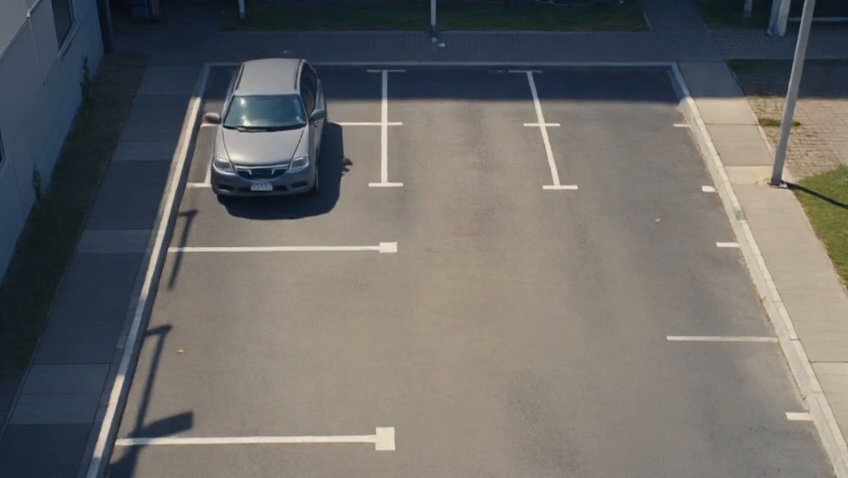
#> input picture frame 29 of public/car_demo.mp4, 848 x 478 px
$ python tempCodeRunnerFile.py
#> lines starting #> are read from the running program, lines starting #| are printed output that depends on the picture
import cv2
import time
import datetime

video_path = "public/car_demo.mp4"
cap = cv2.VideoCapture(video_path)

fgbg = cv2.createBackgroundSubtractorMOG2(history=500, varThreshold=50, detectShadows=False)

slot_region = (110, 70, 400, 300)
motion_threshold = 5000
stable_frames_to_mark_in = 15

status = "OUT"
motion_counter = 0
stop_counter = 0

while cap.isOpened():
    ret, frame = cap.read()
#> frame is the input picture: shape (478, 848, 3); mean B, G, R 103.5, 105.8, 107
    if not ret:
        break

    x, y, w, h = slot_region
    slot_frame = frame[y:y+h, x:x+w]
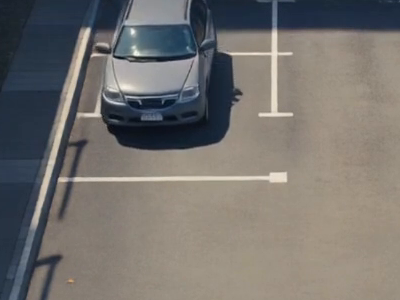
#> slot_frame: shape (300, 400, 3); mean B, G, R 110.6, 114.1, 117.2

    fgmask = fgbg.apply(slot_frame)
#> fgmask: shape (300, 400); every value is 255
    fgmask = cv2.GaussianBlur(fgmask, (5,5), 0)
    motion_count = cv2.countNonZero(fgmask)
#> motion_count = 120000

    # --- Car entering and stopping ---
    if status == "OUT":
        if motion_count > motion_threshold:
            motion_counter += 1
            stop_counter = 0
        else:
            if motion_counter > 0:
                stop_counter += 1
            if stop_counter >= stable_frames_to_mark_in:
                status = "IN"
                motion_counter = 0
                stop_counter = 0
                print(f"{datetime.datetime.now()} → Car Entered → Status IN")

    # --- Car leaving ---
    elif status == "IN":
        if motion_count > motion_threshold:
            # Motion detected → car starts leaving
            status = "OUT"
            motion_counter = 0
            stop_counter = 0
            print(f"{datetime.datetime.now()} → Car Left → Status OUT")

    # Visualization
    cv2.rectangle(frame, (x, y), (x+w, y+h), (0,255,0), 2)
    cv2.putText(frame, f"Slot: {status}", (x, y-10),
                cv2.FONT_HERSHEY_SIMPLEX, 0.8, (0,255,0), 2)
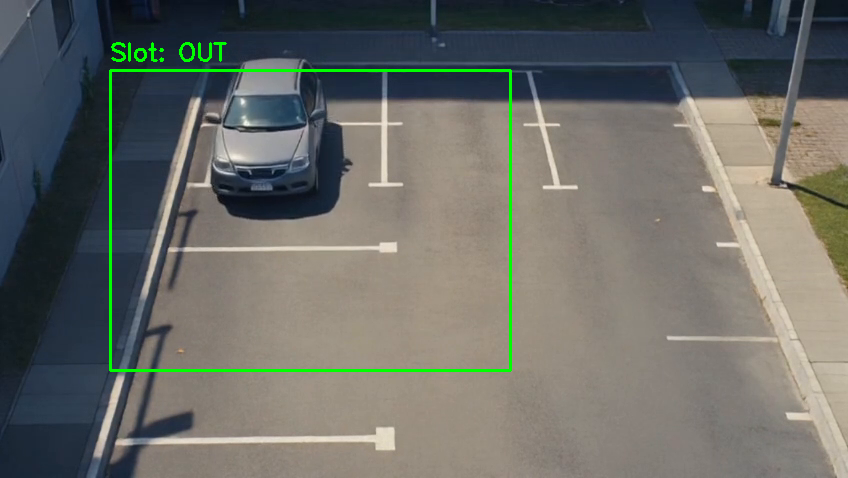
#> frame: shape (478, 848, 3); mean B, G, R 102.4, 107.9, 106

    cv2.imshow("Parking Slot Detection", frame)
    if cv2.waitKey(30) & 0xFF == ord('q'):
#> (key q is pressed here)
        break

cap.release()
cv2.destroyAllWindows()

$ run again, starting later in the video
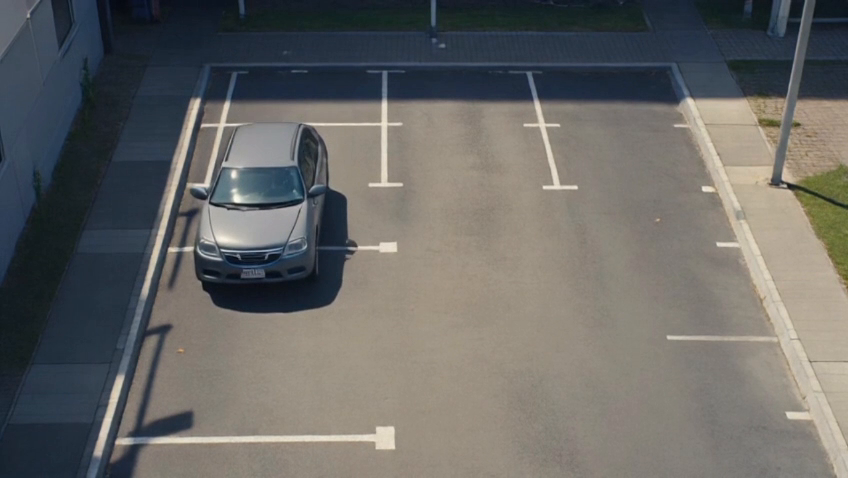
#> input picture frame 132 of public/car_demo.mp4, 848 x 478 px
#> frame is the input picture: shape (478, 848, 3); mean B, G, R 101.7, 104.1, 104.6
#> `slot_frame = frame[y:y+h, x:x+w]`:
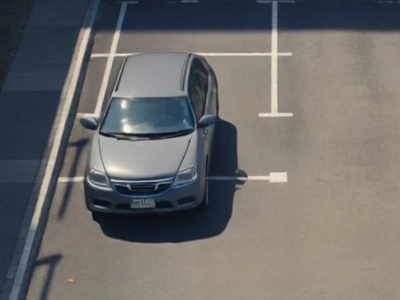
#> slot_frame: shape (300, 400, 3); mean B, G, R 106.8, 108.8, 110.1
#> fgmask: shape (300, 400); every value is 255
#> motion_count = 120000
#> `cv2.putText(frame, f"Slot: {status}", (x, y-10), cv2.FONT_HERSHEY_SIMP..`:
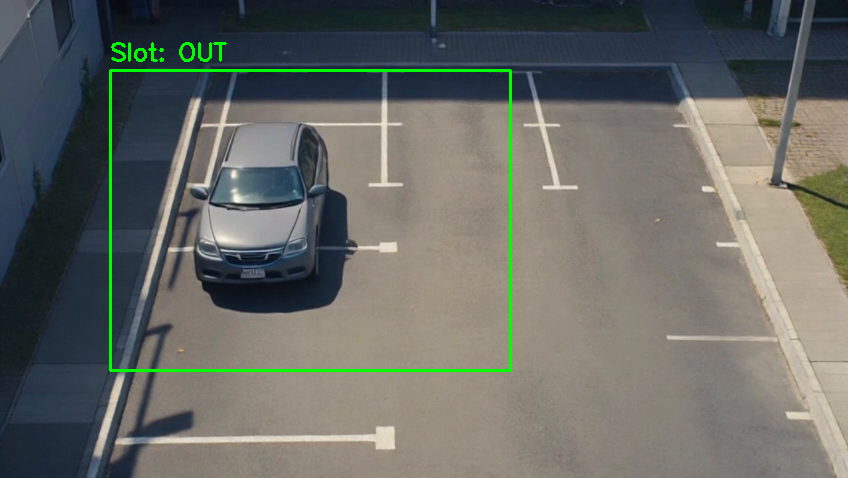
#> frame: shape (478, 848, 3); mean B, G, R 100.7, 106.3, 103.6

$ run again, starting later in the video
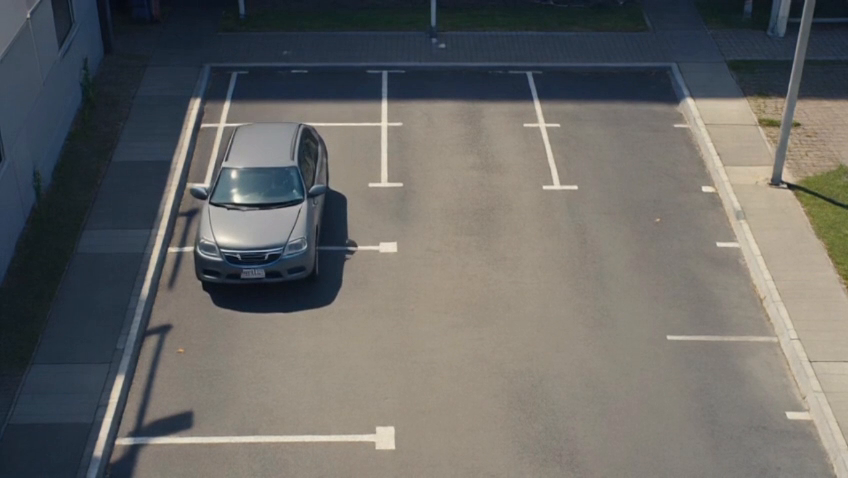
#> input picture frame 235 of public/car_demo.mp4, 848 x 478 px
#> frame is the input picture: shape (478, 848, 3); mean B, G, R 101.7, 104.1, 104.6
#> `slot_frame = frame[y:y+h, x:x+w]`:
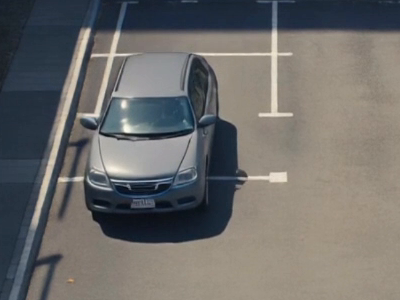
#> slot_frame: shape (300, 400, 3); mean B, G, R 106.8, 108.8, 110.1
#> fgmask: shape (300, 400); every value is 255
#> motion_count = 120000
#> `cv2.putText(frame, f"Slot: {status}", (x, y-10), cv2.FONT_HERSHEY_SIMP..`:
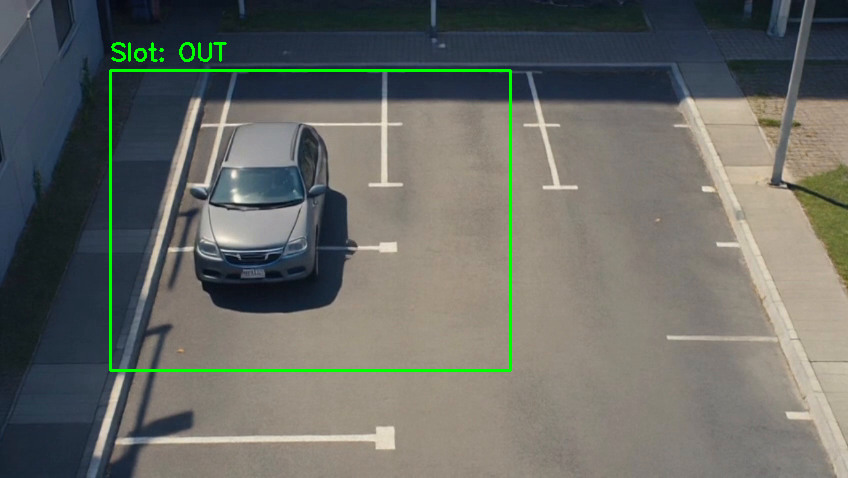
#> frame: shape (478, 848, 3); mean B, G, R 100.7, 106.2, 103.6
